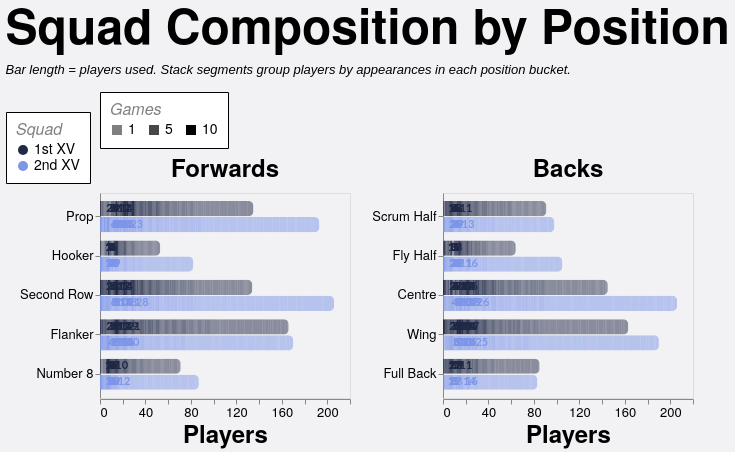

Write the Vega-Lite specification saved for this chart.
### Vega-Lite specification from a JSON file in a GitHub repository (floating-point values rounded to 4 significant figures; data arrays with more than 128 entries replaced by an {"elided": "..."} marker saying what was removed)
{"config": {"axis": {"labelFont": "PT Sans Narrow, Helvetica Neue, Helvetica, Arial, sans-serif", "titleFont": "PT Sans Narrow, Helvetica Neue, Helvetica, Arial, sans-serif", "labelFontSize": 13, "titleFontSize": 24, "gridColor": "#202947", "gridOpacity": 0.2, "zindex": 1}, "text": {"font": "Lato, sans-serif"}, "bar": {"cornerRadiusEnd": 5}, "header": {"labelFont": "PT Sans Narrow, Helvetica Neue, Helvetica, Arial, sans-serif", "titleFont": "PT Sans Narrow, Helvetica Neue, Helvetica, Arial, sans-serif", "labelFontSize": 24, "titleFontSize": 28, "labelFontWeight": "bold", "orient": "left"}, "legend": {"labelFont": "PT Sans Narrow, Helvetica Neue, Helvetica, Arial, sans-serif", "titleFont": "PT Sans Narrow, Helvetica Neue, Helvetica, Arial, sans-serif", "labelFontSize": 14, "titleFontSize": 16, "titlePadding": 5, "fillColor": "white", "strokeColor": "black", "padding": 10, "titleFontWeight": "lighter", "titleFontStyle": "italic", "titleColor": "gray", "offset": 10}, "title": {"font": "PT Sans Narrow, Helvetica Neue, Helvetica, Arial, sans-serif", "fontSize": 48, "fontWeight": "bold", "anchor": "start", "align": "center", "titlePadding": 20, "subtitlePadding": 10, "subtitleFontSize": 13, "subtitleColor": "", "subtitleFontStyle": "italic", "offset": 15, "color": "black"}, "axisX": {"labelAngle": 0}, "facet": {"title": null, "header": null, "align": {"row": "each", "column": "each"}}, "resolve": {"scale": {"y": "independent", "facet": "independent"}}, "background": "#f2f1f4", "scale": {"offsetBandPaddingOuter": 0.2, "offsetBandPaddingInner": 0.1}}, "data": {"name": "data-5b5fb9020cc0000f13d0f21c62342b20"}, "facet": {"column": {"field": "unit", "sort": ["Forwards", "Backs"], "title": null, "type": "nominal"}}, "spec": {"layer": [{"mark": {"type": "bar"}, "encoding": {"color": {"field": "squad", "legend": {"labelExpr": "datum.value + ' XV'", "orient": "bottom-right", "title": "Squad"}, "scale": {"domain": ["1st", "2nd"], "range": ["#202946", "#7d96e8"]}, "type": "nominal"}, "detail": {"field": "games", "type": "quantitative"}, "opacity": {"field": "games", "legend": {"orient": "top", "title": "Games", "titleOrient": "top", "values": [1, 5, 10]}, "scale": {"domain": [1, 10], "range": [0.5, 1]}, "type": "quantitative"}, "order": {"field": "games", "sort": "descending", "type": "quantitative"}, "tooltip": [{"field": "season", "title": "Season", "type": "nominal"}, {"field": "squad", "title": "Squad", "type": "nominal"}, {"field": "unit", "title": "Unit", "type": "nominal"}, {"field": "position", "title": "Position", "type": "nominal"}, {"field": "players", "title": "Players", "type": "quantitative"}, {"field": "games", "title": "Appearances per player", "type": "quantitative"}], "x": {"axis": {"grid": false, "tickMinStep": 1}, "field": "players", "stack": "zero", "title": "Players", "type": "quantitative"}, "y": {"field": "position", "sort": {"field": "position_order", "op": "min", "order": "ascending"}, "title": null, "type": "nominal"}, "yOffset": {"field": "squad", "scale": {"paddingInner": 0.05, "paddingOuter": 0.01}, "sort": ["1st", "2nd"], "type": "nominal"}}}, {"mark": {"type": "text", "align": "left", "baseline": "middle", "dx": 4, "fontSize": 11, "fontWeight": "bold"}, "encoding": {"color": {"field": "squad", "legend": {"labelExpr": "datum.value + ' XV'", "orient": "bottom-right", "title": "Squad"}, "scale": {"domain": ["1st", "2nd"], "range": ["#202946", "#7d96e8"]}, "type": "nominal"}, "text": {"field": "total_players", "format": ".0f", "type": "quantitative"}, "tooltip": [{"field": "season", "title": "Season", "type": "nominal"}, {"field": "countModeLabel", "title": "Position Count Mode", "type": "nominal"}, {"field": "squad", "title": "Squad", "type": "nominal"}, {"field": "unit", "title": "Unit", "type": "nominal"}, {"field": "position", "title": "Position", "type": "nominal"}, {"field": "total_players", "title": "Total Players", "type": "quantitative"}], "x": {"axis": {"grid": false, "tickMinStep": 1}, "field": "total_players", "type": "quantitative"}, "y": {"field": "position", "sort": {"field": "position_order", "op": "min", "order": "ascending"}, "title": null, "type": "nominal"}, "yOffset": {"field": "squad", "scale": {"paddingInner": 0.05, "paddingOuter": 0.01}, "sort": ["1st", "2nd"], "type": "nominal"}}, "transform": [{"aggregate": [{"op": "sum", "field": "players", "as": "total_players"}], "groupby": ["season", "countMode", "countModeLabel", "squad", "unit", "position", "position_order"]}]}], "height": {"step": 16}, "width": 250}, "resolve": {"scale": {"x": "shared", "y": "independent"}}, "spacing": 20, "title": {"text": "Squad Composition by Position", "subtitle": ["Bar length = players used. Stack segments group players by appearances in each position bucket."]}, "$schema": "https://vega.github.io/schema/vega-lite/v5.20.1.json", "datasets": {"data-5b5fb9020cc0000f13d0f21c62342b20": {"elided": "1517 records"}}}
